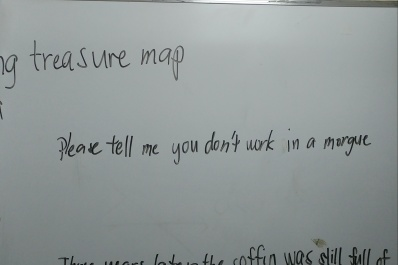
#> input picture Steps/2-1s.jpg, 398 x 265 px, given in place of 5.png, which was not available
$ python ManualPre1.py
#> lines starting #> are read from the running program, lines starting #| are printed output that depends on the picture; pictures that were not available may be replaced by others from this repository, and a replacement may not be noted
import cv2 as cv
import numpy as np
import math
from matplotlib import pyplot as plt


import testing as testing

start_x = 0
start_y = 0
def onclick(e):
    global start_x, start_y
    start_x, start_y = int(e.xdata), int(e.ydata)
def onrelease(e):
    if e.xdata is not None and e.ydata is not None:
        x = int(e.xdata)
        y = int(e.ydata)
        if (x, y) == (start_x, start_y):
            print('({x}, {y}), '.format(x=int(e.xdata), y=int(e.ydata)), end='')

# Note:
# - Change these values to change the coordinates for topline points and botline points
# - Change HERE!!!!!=
topLpt, topRpt, botLpt, botRpt = (0, 16), (1451, 16), (0, 1060), (1451, 1060),

imageNameInput = "5.png"
imageNameOutput = "5a.png"
img = cv.imread('./'+imageNameInput)
#> img is the input picture: shape (265, 398, 3); mean B, G, R 150.5, 150.9, 143.3

fig, ax = plt.subplots()
plt.imshow(img, 'gray') if len(img.shape) == 2 else plt.imshow(img)
plt.title('Image')
fig.canvas.mpl_connect('button_press_event', onclick)
fig.canvas.mpl_connect('button_release_event', onrelease)
plt.show()

def empty():
    pass

def resize(img):
    scale_percent = 50 # percent of original size
    width = int(img.shape[1] * scale_percent / 100)
    height = int(img.shape[0] * scale_percent / 100)
    dim = (width, height)
    return cv.resize(img, dim, interpolation = cv.INTER_AREA)

def initRect():
    rect = np.zeros((4,2), dtype="float32")
    rect[0] = topLpt
    rect[1] = topRpt
    rect[2] = botRpt
    rect[3] = botLpt

    return rect

def findLinePoints(p1, p2, width):
    x1 = p1[0]
    y1 = p1[1]
    x2 = p2[0]
    y2 = p2[1]

    if(x1>x2):
        x1, x2 = x2, x1
        y1, y2 = y2, y1
    print(x1, y1, x2, y2)
    slope = (y2-y1)/(x2-x1)

    # Solve for first pair of coordinates
    x2 = 0
    y2 = int(slope*(x2-x1)+y1)

    # Rearrange
    x1, y1 = int(x2), int(y2)

    # Solve for second pair of coordinates
    x2 = int(width)
    y2 = int(slope*(x2-x1)+y1)

    return ((x1, y1), (x2, y2))

# [7 lines of commented-out code are left out]

width = 5000
# [6 lines of commented-out code are left out]
absWidth = 10000
# [15 lines of commented-out code are left out]

while True:
    res = img.copy()
    wrp = img.copy()

    halfline = int(img.shape[0]/2)
#> halfline = 132

    # top line blue, bot line green, halfline teal
    cv.line(res, topLpt, topRpt, (255,0,0), 5, cv.LINE_AA)
    cv.line(res, botLpt, botRpt, (0,255,0), 5, cv.LINE_AA)
    cv.line(res, (0, halfline), (width, halfline), (255,255,0), 5, cv.LINE_AA)
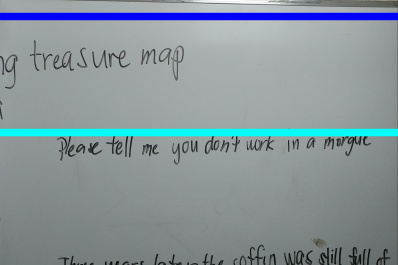
#> res: shape (265, 398, 3); mean B, G, R 155.5, 148.7, 134.4

    # test line widths
    # cv.line(res, (0, 3000), (img.shape[1]-500, 3000), (0,255,255), 1, cv.LINE_AA)

    print("-------------------------------")
    print("-------------------------------")
    print("TopLine: ")
    print("PT1: ", topLpt)
    print("PT2: ", topRpt)
    print("-------------------------------")
    print("BotLine: ")
    print("PT1: ", botLpt)
    print("PT2: ", botRpt)
    print("-------------------------------")
    print("Halfline: ", halfline)
#| Halfline:  132

    # Warp Perspective and resize
    rect = initRect()
    (tl, tr, br, bl) = rect
    print("Rect:", rect)

    # Maximum width computation
    widthA = np.sqrt(((br[0] - bl[0]) ** 2) + ((br[1] - bl[1]) ** 2))
    widthB = np.sqrt(((tr[0] - tl[0]) ** 2) + ((tr[1] - tl[1]) ** 2))
    maxWidth = max(int(widthA), int(widthB))

    # Maximum height computation
    heightA = np.sqrt(((tr[0] - br[0]) ** 2) + ((tr[1] - br[1]) ** 2))
    heightB = np.sqrt(((tl[0] - bl[0]) ** 2) + ((tl[1] - bl[1]) ** 2))
    maxHeight = max(int(heightA), int(heightB))

    dst = np.array([
		[0, 0],
		[maxWidth - 1, 0],
		[maxWidth - 1, maxHeight - 1],
		[0, maxHeight - 1]], dtype = "float32")

    # Computing the perspective transform matrix + application
    M = cv.getPerspectiveTransform(rect, dst)
    warped = cv.warpPerspective(wrp, M, (maxWidth, maxHeight))
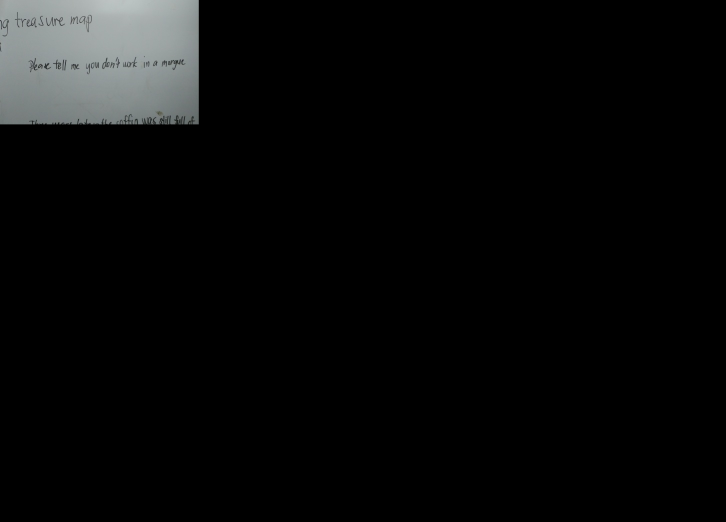
#> warped: shape (1044, 1451, 3) (shown at 1/2 size); mean B, G, R 9.8, 9.8, 9.3

    # Display
    cv.imshow("res", resize(res))
#> in resize, `return cv.resize(img, dim, interpolation = cv.INTER_AREA)`:
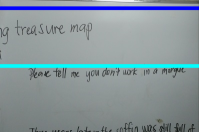
#> returned value: shape (132, 199, 3); mean of channels 0, 1, 2 155.5, 148.7, 134.4; drawn as B, G, R
    # cv.imshow("morph", resize(morph))
    cv.imshow("warped", resize(warped))
#> in resize (call 2), `return cv.resize(img, dim, interpolation = cv.INTER_AREA)`:
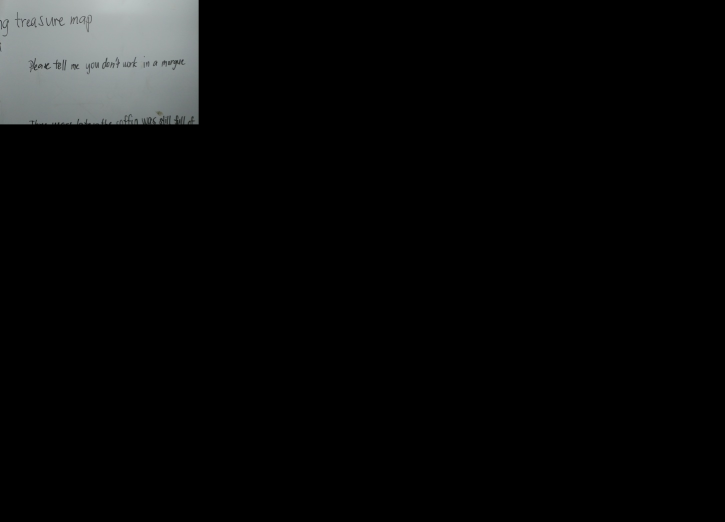
#> returned value: shape (522, 725, 3); mean of channels 0, 1, 2 9.8, 9.8, 9.3; drawn as B, G, R
    cv.imwrite(imageNameOutput,warped)
    if cv.waitKey(0) & 0xFF == ord('q'):
#> (key q is pressed here)
        break
